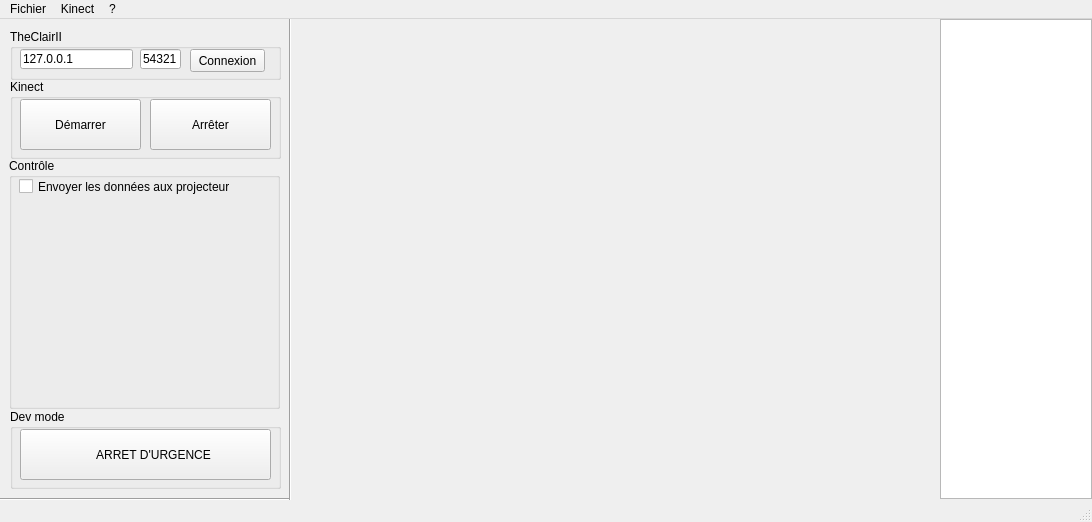
<?xml version="1.0" encoding="UTF-8"?>
<ui version="4.0">
 <class>Programme</class>
 <widget class="QMainWindow" name="Programme">
  <property name="geometry">
   <rect>
    <x>0</x>
    <y>0</y>
    <width>1092</width>
    <height>522</height>
   </rect>
  </property>
  <property name="windowTitle">
   <string>TheClair II : Module NUI</string>
  </property>
  <property name="windowIcon">
   <iconset resource="ressources/ressources.qrc">
    <normaloff>:/webcam.png</normaloff>:/webcam.png</iconset>
  </property>
  <widget class="QWidget" name="centralWidget">
   <widget class="QListWidget" name="listWidget">
    <property name="geometry">
     <rect>
      <x>940</x>
      <y>0</y>
      <width>152</width>
      <height>480</height>
     </rect>
    </property>
   </widget>
   <widget class="QGroupBox" name="groupBox">
    <property name="geometry">
     <rect>
      <x>10</x>
      <y>60</y>
      <width>271</width>
      <height>80</height>
     </rect>
    </property>
    <property name="title">
     <string>Kinect</string>
    </property>
    <widget class="QPushButton" name="btnKinectStart">
     <property name="geometry">
      <rect>
       <x>10</x>
       <y>20</y>
       <width>121</width>
       <height>51</height>
      </rect>
     </property>
     <property name="text">
      <string>Démarrer</string>
     </property>
     <property name="icon">
      <iconset resource="ressources/ressources.qrc">
       <normaloff>:/play.png</normaloff>:/play.png</iconset>
     </property>
     <property name="iconSize">
      <size>
       <width>32</width>
       <height>32</height>
      </size>
     </property>
    </widget>
    <widget class="QPushButton" name="btnKinectStop">
     <property name="geometry">
      <rect>
       <x>140</x>
       <y>20</y>
       <width>121</width>
       <height>51</height>
      </rect>
     </property>
     <property name="text">
      <string>Arrêter</string>
     </property>
     <property name="icon">
      <iconset resource="ressources/ressources.qrc">
       <normaloff>:/pause.png</normaloff>:/pause.png</iconset>
     </property>
     <property name="iconSize">
      <size>
       <width>32</width>
       <height>32</height>
      </size>
     </property>
    </widget>
   </widget>
   <widget class="QGroupBox" name="groupBox_2">
    <property name="geometry">
     <rect>
      <x>10</x>
      <y>390</y>
      <width>271</width>
      <height>80</height>
     </rect>
    </property>
    <property name="title">
     <string>Dev mode</string>
    </property>
    <widget class="QPushButton" name="btnStopAll">
     <property name="geometry">
      <rect>
       <x>10</x>
       <y>20</y>
       <width>251</width>
       <height>51</height>
      </rect>
     </property>
     <property name="text">
      <string>     ARRET D'URGENCE</string>
     </property>
     <property name="icon">
      <iconset resource="ressources/ressources.qrc">
       <normaloff>:/warning.png</normaloff>:/warning.png</iconset>
     </property>
     <property name="iconSize">
      <size>
       <width>32</width>
       <height>32</height>
      </size>
     </property>
    </widget>
   </widget>
   <widget class="Line" name="line">
    <property name="geometry">
     <rect>
      <x>280</x>
      <y>-10</y>
      <width>20</width>
      <height>501</height>
     </rect>
    </property>
    <property name="orientation">
     <enum>Qt::Vertical</enum>
    </property>
   </widget>
   <widget class="Line" name="line_2">
    <property name="geometry">
     <rect>
      <x>0</x>
      <y>470</y>
      <width>291</width>
      <height>20</height>
     </rect>
    </property>
    <property name="orientation">
     <enum>Qt::Horizontal</enum>
    </property>
   </widget>
   <widget class="QGroupBox" name="groupBox_3">
    <property name="geometry">
     <rect>
      <x>9</x>
      <y>139</y>
      <width>271</width>
      <height>251</height>
     </rect>
    </property>
    <property name="title">
     <string>Contrôle</string>
    </property>
    <widget class="QCheckBox" name="isSendTrames">
     <property name="geometry">
      <rect>
       <x>10</x>
       <y>20</y>
       <width>211</width>
       <height>17</height>
      </rect>
     </property>
     <property name="text">
      <string>Envoyer les données aux projecteurs</string>
     </property>
    </widget>
   </widget>
   <widget class="QGroupBox" name="groupBox_4">
    <property name="geometry">
     <rect>
      <x>10</x>
      <y>10</y>
      <width>271</width>
      <height>51</height>
     </rect>
    </property>
    <property name="title">
     <string>TheClairII</string>
    </property>
    <widget class="QLineEdit" name="lineIP">
     <property name="geometry">
      <rect>
       <x>10</x>
       <y>20</y>
       <width>113</width>
       <height>20</height>
      </rect>
     </property>
     <property name="text">
      <string>127.0.0.1</string>
     </property>
    </widget>
    <widget class="QLineEdit" name="linePort">
     <property name="geometry">
      <rect>
       <x>130</x>
       <y>20</y>
       <width>41</width>
       <height>20</height>
      </rect>
     </property>
     <property name="text">
      <string>54321</string>
     </property>
    </widget>
    <widget class="QPushButton" name="btnConnection">
     <property name="geometry">
      <rect>
       <x>180</x>
       <y>20</y>
       <width>75</width>
       <height>23</height>
      </rect>
     </property>
     <property name="text">
      <string>Connexion</string>
     </property>
    </widget>
   </widget>
   <zorder>listWidget</zorder>
   <zorder>groupBox</zorder>
   <zorder>groupBox_2</zorder>
   <zorder>line_2</zorder>
   <zorder>line</zorder>
   <zorder>groupBox_3</zorder>
   <zorder>groupBox_4</zorder>
  </widget>
  <widget class="QMenuBar" name="menuBar">
   <property name="geometry">
    <rect>
     <x>0</x>
     <y>0</y>
     <width>1092</width>
     <height>21</height>
    </rect>
   </property>
   <widget class="QMenu" name="menuFichier">
    <property name="title">
     <string>Fichier</string>
    </property>
    <addaction name="actionQuitter"/>
   </widget>
   <widget class="QMenu" name="menuKinect">
    <property name="title">
     <string>Kinect</string>
    </property>
    <addaction name="actionD_marrer"/>
    <addaction name="actionArr_ter"/>
   </widget>
   <widget class="QMenu" name="menu">
    <property name="title">
     <string>?</string>
    </property>
    <addaction name="actionA_propos"/>
   </widget>
   <addaction name="menuFichier"/>
   <addaction name="menuKinect"/>
   <addaction name="menu"/>
  </widget>
  <widget class="QStatusBar" name="statusBar"/>
  <action name="actionQuitter">
   <property name="icon">
    <iconset resource="ressources/ressources.qrc">
     <normaloff>:/door_in.png</normaloff>:/door_in.png</iconset>
   </property>
   <property name="text">
    <string>Quitter</string>
   </property>
   <property name="shortcut">
    <string>Ctrl+Q</string>
   </property>
  </action>
  <action name="actionD_marrer">
   <property name="icon">
    <iconset resource="ressources/ressources.qrc">
     <normaloff>:/play.png</normaloff>:/play.png</iconset>
   </property>
   <property name="text">
    <string>Démarrer</string>
   </property>
  </action>
  <action name="actionArr_ter">
   <property name="icon">
    <iconset resource="ressources/ressources.qrc">
     <normaloff>:/pause.png</normaloff>:/pause.png</iconset>
   </property>
   <property name="text">
    <string>Arréter</string>
   </property>
  </action>
  <action name="actionA_propos">
   <property name="icon">
    <iconset resource="ressources/ressources.qrc">
     <normaloff>:/help.png</normaloff>:/help.png</iconset>
   </property>
   <property name="text">
    <string>A propos</string>
   </property>
  </action>
 </widget>
 <layoutdefault spacing="6" margin="11"/>
 <resources>
  <include location="ressources/ressources.qrc"/>
 </resources>
 <connections/>
</ui>
